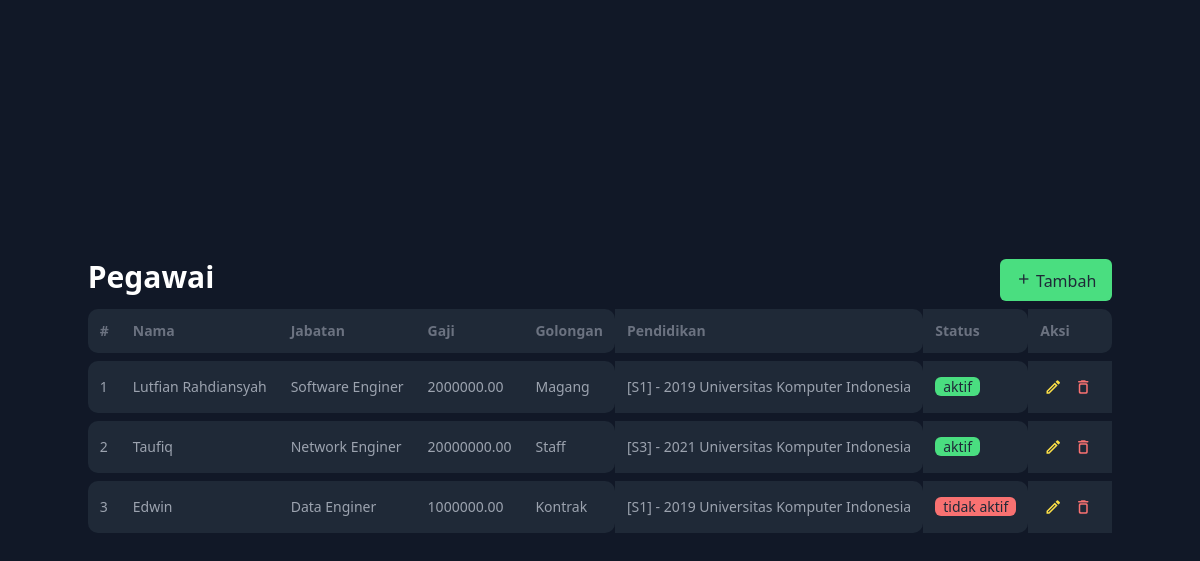
The page / on the database its author committed.
### tables this page shows
CREATE TABLE `pegawai` (
  `id` int NOT NULL AUTO_INCREMENT,
  `nama` varchar(255) NOT NULL,
  `jabatan_id` int DEFAULT NULL,
  `golongan_id` int DEFAULT NULL,
  `pendidikan_id` int DEFAULT NULL,
  `gaji` decimal(10,2) NOT NULL,
  `status` enum('aktif','tidak aktif') NOT NULL,
  PRIMARY KEY (`id`),
  KEY `jabatan_id` (`jabatan_id`),
  KEY `golongan_id` (`golongan_id`),
  KEY `pendidikan_id` (`pendidikan_id`),
  CONSTRAINT `pegawai_ibfk_1` FOREIGN KEY (`jabatan_id`) REFERENCES `jabatan` (`id`),
  CONSTRAINT `pegawai_ibfk_2` FOREIGN KEY (`golongan_id`) REFERENCES `golongan` (`id`),
  CONSTRAINT `pegawai_ibfk_3` FOREIGN KEY (`pendidikan_id`) REFERENCES `pendidikan` (`id`)
);

CREATE TABLE `jabatan` (
  `id` int NOT NULL AUTO_INCREMENT,
  `nama_jabatan` varchar(255) NOT NULL,
  PRIMARY KEY (`id`)
);

CREATE TABLE `golongan` (
  `id` int NOT NULL AUTO_INCREMENT,
  `nama_golongan` varchar(255) NOT NULL,
  PRIMARY KEY (`id`)
);

CREATE TABLE `pendidikan` (
  `id` int NOT NULL AUTO_INCREMENT,
  `tingkat` enum('SMA/K','S1','S2','S3') DEFAULT NULL,
  `tempat_pendidikan` varchar(255) NOT NULL,
  `tahun` char(4) NOT NULL,
  PRIMARY KEY (`id`)
);

### function/database.php (called while the page is built, shortened)
<?php
$DB_HOST = '127.0.0.1';
$DB_PORT = '3306';
$DB_USER = 'root';
$DB_PASSWORD = 'password';
$DB_DATABASE = 'LutfianRahdiansyah_IF4_Kepegawaian';
  $conn = mysqli_connect($DB_HOST,  $DB_USER, $DB_PASSWORD,$DB_DATABASE, $DB_PORT);
function findAll($table,$extra ="",$column = "*", $condition = false)
{
   global $conn;
  $q = "SELECT $column FROM $table";
  if ($extra) {
    $q .= " $extra";
  }
  $result = mysqli_query($conn, $q);
  $rows = [];
  while ($row = mysqli_fetch_assoc($result)) {
    $rows[] = $row;
  }
  return $rows;
}

### index.php (the view, shortened to what this page needs)
<?php
include './function/database.php';
$pegawai = findAll('pegawai', 'JOIN jabatan ON pegawai.jabatan_id = jabatan.id JOIN golongan ON pegawai.golongan_id = golongan.id JOIN pendidikan ON pegawai.pendidikan_id = pendidikan.id','pegawai.*,jabatan.nama_jabatan,golongan.nama_golongan,pendidikan.tingkat,pendidikan.tahun,pendidikan.tempat_pendidikan');
$index = 1;
?>
<!DOCTYPE html>
<html lang="en">
<head>
  <script src="https://cdn.tailwindcss.com"></script>
</head>
<body>
  <div class="flex items-center justify-center min-h-screen bg-gray-900">
    <div class="col-span-12">
      <div class="flex justify-between">
        <h1 class="text-3xl font-bold text-white"> Pegawai </h1>
        <button class="bg-green-400 text-gray-800 hover:scale-105 duration-100 rounded-md px-4 py-2" onclick="openModal()">
          <i class="material-icons-outlined text-base">add</i>
          Tambah
        </button>
      </div>
      <div class="overflow-auto lg:overflow-visible ">
        <table class="border-spacing-y-2 text-gray-400 border-separate space-y-6 text-sm">
          <thead class="bg-gray-800 text-gray-500">
            <tr>
              <th class="p-3">#</th>
              <th class="p-3 text-left">Nama</th>
              <th class="p-3 text-left">Jabatan</th>
              <th class="p-3 text-left">Gaji</th>
              <th class="p-3 text-left">Golongan</th>
              <th class="p-3 text-left">Pendidikan</th>
              <th class="p-3 text-left">Status</th>
              <th class="p-3 text-left">Aksi</th>
            </tr>
          </thead>
          <tbody>
            <?php foreach ($pegawai as $p) : ?>
              <tr class="bg-gray-800 table-row" data-nama="<?= $p['nama'] ?>" data-jabatan-id="<?= $p['jabatan_id'] ?>" data-gaji="<?= $p['gaji'] ?>" data-golongan-id="<?= $p['golongan_id'] ?>" data-pendidikan-id="<?= $p['pendidikan_id'] ?>" data-status="<?= $p['status'] ?>" data-id="<?= $p['id'] ?>">
                <td class=" p-3">
                  <?= $index++ ?>
                </td>
                <td class="p-3">
                  <?= $p['nama'] ?>
                </td>
                <td class="p-3">
                  <?= $p['nama_jabatan'] ?>
                </td>
                <td class="p-3">
                  <?= $p['gaji'] ?>
                </td>
                <td class="p-3">
                  <?= $p['nama_golongan'] ?>
                </td>
                <td class="p-3">
                  [<?= $p['tingkat'] ?>] - <?= $p['tahun'] ?> <?= $p['tempat_pendidikan'] ?>
                </td>
                <td class="p-3">
                  <span class="<?= $p['status'] == 'aktif' ? 'bg-green-400 text-gray-800' : 'bg-red-400 text-gray-800' ?> bg-green-400 text-gray-50 rounded-md px-2"><?= $p['status'] ?></span>
                </td>
                <td class="p-3 flex">
                  <a href="/update.php?id=<?= $p['id'] ?>" class="text-gray-400 hover:text-gray-100  mx-1 button-edit">
                    <i class="material-icons-outlined text-lg text-yellow-300">edit</i>
                  </a>
                  <form action="" method="POST">
                    <button type="submit" class="text-gray-400 hover:text-gray-100  mx-2">
                      <i class="material-icons-round text-lg text-red-400">delete_outline</i>
                    </button>
                  </form>
                </td>
              </tr>
            <?php endforeach; ?>
          </tbody>
        </table>
      </div>
    </div>
  </div>
</body>
</html>

### index.php (style rules this page uses)
tr td:nth-child(n+5), tr th:nth-child(n+5) { border-radius: 0 .625rem .625rem 0; }
tr td:nth-child(1), tr th:nth-child(1) { border-radius: .625rem 0 0 .625rem; }

### rows shown on the page
pegawai: nama "Lutfian Rahdiansyah", jabatan.nama_jabatan "Software Enginer", gaji "2000000.00", golongan.nama_golongan "Magang", pendidikan.tingkat "S1", pendidikan.tahun "2019", pendidikan.tempat_pendidikan "Universitas Komputer Indonesia", status "aktif"
pegawai: nama "Taufiq", jabatan.nama_jabatan "Network Enginer", gaji "20000000.00", golongan.nama_golongan "Staff", pendidikan.tingkat "S3", pendidikan.tahun "2021", pendidikan.tempat_pendidikan "Universitas Komputer Indonesia", status "aktif"
pegawai: nama "Edwin", jabatan.nama_jabatan "Data Enginer", gaji "1000000.00", golongan.nama_golongan "Kontrak", pendidikan.tingkat "S1", pendidikan.tahun "2019", pendidikan.tempat_pendidikan "Universitas Komputer Indonesia", status "tidak aktif"
